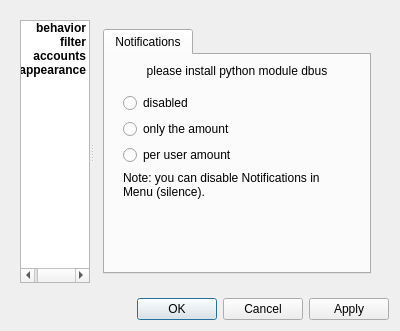
<?xml version="1.0" encoding="UTF-8"?>
<ui version="4.0">
 <class>Form</class>
 <widget class="QWidget" name="Form">
  <property name="geometry">
   <rect>
    <x>0</x>
    <y>0</y>
    <width>400</width>
    <height>331</height>
   </rect>
  </property>
  <property name="windowTitle">
   <string>Form</string>
  </property>
  <layout class="QVBoxLayout" name="verticalLayout">
   <item>
    <widget class="QWidget" name="widget" native="true">
     <property name="sizePolicy">
      <sizepolicy hsizetype="Expanding" vsizetype="Preferred">
       <horstretch>0</horstretch>
       <verstretch>0</verstretch>
      </sizepolicy>
     </property>
     <layout class="QHBoxLayout" name="horizontalLayout">
      <item>
       <widget class="QSplitter" name="splitter">
        <property name="orientation">
         <enum>Qt::Horizontal</enum>
        </property>
        <widget class="QListWidget" name="listWidget">
         <property name="sizePolicy">
          <sizepolicy hsizetype="Preferred" vsizetype="Preferred">
           <horstretch>1</horstretch>
           <verstretch>0</verstretch>
          </sizepolicy>
         </property>
         <property name="maximumSize">
          <size>
           <width>16777215</width>
           <height>16777215</height>
          </size>
         </property>
         <property name="font">
          <font>
           <weight>75</weight>
           <bold>true</bold>
          </font>
         </property>
         <property name="layoutDirection">
          <enum>Qt::RightToLeft</enum>
         </property>
         <property name="styleSheet">
          <string notr="true"/>
         </property>
         <property name="frameShape">
          <enum>QFrame::StyledPanel</enum>
         </property>
         <property name="frameShadow">
          <enum>QFrame::Sunken</enum>
         </property>
         <property name="editTriggers">
          <set>QAbstractItemView::NoEditTriggers</set>
         </property>
         <property name="showDropIndicator" stdset="0">
          <bool>false</bool>
         </property>
         <property name="selectionBehavior">
          <enum>QAbstractItemView::SelectRows</enum>
         </property>
         <property name="layoutMode">
          <enum>QListView::SinglePass</enum>
         </property>
         <property name="spacing">
          <number>0</number>
         </property>
         <property name="viewMode">
          <enum>QListView::ListMode</enum>
         </property>
         <property name="currentRow">
          <number>-1</number>
         </property>
         <item>
          <property name="text">
           <string>behavior</string>
          </property>
         </item>
         <item>
          <property name="text">
           <string>filter</string>
          </property>
         </item>
         <item>
          <property name="text">
           <string>accounts</string>
          </property>
         </item>
         <item>
          <property name="text">
           <string>appearance</string>
          </property>
         </item>
        </widget>
        <widget class="QStackedWidget" name="stackedWidget">
         <property name="sizePolicy">
          <sizepolicy hsizetype="Expanding" vsizetype="Expanding">
           <horstretch>0</horstretch>
           <verstretch>0</verstretch>
          </sizepolicy>
         </property>
         <property name="currentIndex">
          <number>0</number>
         </property>
         <widget class="QWidget" name="page">
          <layout class="QHBoxLayout" name="horizontalLayout_3">
           <item>
            <widget class="QTabWidget" name="tabWidget">
             <property name="autoFillBackground">
              <bool>false</bool>
             </property>
             <property name="currentIndex">
              <number>0</number>
             </property>
             <widget class="QWidget" name="tab">
              <attribute name="title">
               <string>Notifications</string>
              </attribute>
              <layout class="QVBoxLayout" name="verticalLayout_9">
               <item>
                <widget class="QLabel" name="notinstalledLabel">
                 <property name="text">
                  <string>please install python module dbus</string>
                 </property>
                 <property name="alignment">
                  <set>Qt::AlignCenter</set>
                 </property>
                 <property name="wordWrap">
                  <bool>true</bool>
                 </property>
                </widget>
               </item>
               <item>
                <widget class="QWidget" name="notificationSettings" native="true">
                 <layout class="QVBoxLayout" name="verticalLayout_12">
                  <item>
                   <layout class="QVBoxLayout" name="verticalLayout_11">
                    <item>
                     <widget class="QRadioButton" name="notif_disabledButton">
                      <property name="text">
                       <string>disabled</string>
                      </property>
                     </widget>
                    </item>
                    <item>
                     <widget class="QRadioButton" name="notif_amountButton">
                      <property name="text">
                       <string>only the amount</string>
                      </property>
                     </widget>
                    </item>
                    <item>
                     <widget class="QRadioButton" name="notif_userButton">
                      <property name="text">
                       <string>per user amount</string>
                      </property>
                     </widget>
                    </item>
                    <item>
                     <widget class="QLabel" name="label_7">
                      <property name="text">
                       <string>Note: you can disable Notifications in Menu (silence).</string>
                      </property>
                      <property name="wordWrap">
                       <bool>true</bool>
                      </property>
                     </widget>
                    </item>
                    <item>
                     <spacer name="verticalSpacer">
                      <property name="orientation">
                       <enum>Qt::Vertical</enum>
                      </property>
                      <property name="sizeHint" stdset="0">
                       <size>
                        <width>20</width>
                        <height>40</height>
                       </size>
                      </property>
                     </spacer>
                    </item>
                   </layout>
                  </item>
                 </layout>
                </widget>
               </item>
              </layout>
             </widget>
            </widget>
           </item>
          </layout>
         </widget>
         <widget class="QWidget" name="page_4">
          <layout class="QHBoxLayout" name="horizontalLayout_8">
           <item>
            <widget class="QTabWidget" name="filtertabWidget">
             <property name="layoutDirection">
              <enum>Qt::LeftToRight</enum>
             </property>
             <property name="currentIndex">
              <number>0</number>
             </property>
             <widget class="QWidget" name="tab_2">
              <attribute name="title">
               <string>current</string>
              </attribute>
              <layout class="QVBoxLayout" name="verticalLayout_6">
               <item>
                <widget class="QLabel" name="label_6">
                 <property name="text">
                  <string>DragnDrop for changing filters order.</string>
                 </property>
                </widget>
               </item>
               <item>
                <widget class="QListWidget" name="filterList">
                 <property name="editTriggers">
                  <set>QAbstractItemView::NoEditTriggers</set>
                 </property>
                 <property name="dragEnabled">
                  <bool>false</bool>
                 </property>
                 <property name="dragDropMode">
                  <enum>QAbstractItemView::InternalMove</enum>
                 </property>
                </widget>
               </item>
               <item>
                <layout class="QHBoxLayout" name="horizontalLayout_9">
                 <item>
                  <widget class="QPushButton" name="updatefilterButton">
                   <property name="text">
                    <string>update</string>
                   </property>
                  </widget>
                 </item>
                 <item>
                  <spacer name="horizontalSpacer_2">
                   <property name="orientation">
                    <enum>Qt::Horizontal</enum>
                   </property>
                   <property name="sizeHint" stdset="0">
                    <size>
                     <width>40</width>
                     <height>20</height>
                    </size>
                   </property>
                  </spacer>
                 </item>
                 <item>
                  <widget class="QPushButton" name="removefilterButton">
                   <property name="text">
                    <string>remove</string>
                   </property>
                  </widget>
                 </item>
                </layout>
               </item>
              </layout>
             </widget>
             <widget class="QWidget" name="tab_6">
              <attribute name="title">
               <string>new</string>
              </attribute>
              <layout class="QVBoxLayout" name="verticalLayout_7">
               <item>
                <widget class="QComboBox" name="filtersComboBox_new"/>
               </item>
               <item>
                <widget class="QTableWidget" name="configTable">
                 <property name="editTriggers">
                  <set>QAbstractItemView::AnyKeyPressed|QAbstractItemView::DoubleClicked|QAbstractItemView::EditKeyPressed|QAbstractItemView::SelectedClicked</set>
                 </property>
                 <property name="rowCount">
                  <number>0</number>
                 </property>
                 <attribute name="horizontalHeaderVisible">
                  <bool>false</bool>
                 </attribute>
                 <attribute name="horizontalHeaderHighlightSections">
                  <bool>true</bool>
                 </attribute>
                 <attribute name="horizontalHeaderStretchLastSection">
                  <bool>true</bool>
                 </attribute>
                 <attribute name="verticalHeaderVisible">
                  <bool>false</bool>
                 </attribute>
                 <attribute name="verticalHeaderDefaultSectionSize">
                  <number>14</number>
                 </attribute>
                 <attribute name="verticalHeaderMinimumSectionSize">
                  <number>10</number>
                 </attribute>
                 <attribute name="verticalHeaderVisible">
                  <bool>false</bool>
                 </attribute>
                 <attribute name="verticalHeaderDefaultSectionSize">
                  <number>14</number>
                 </attribute>
                 <attribute name="horizontalHeaderStretchLastSection">
                  <bool>true</bool>
                 </attribute>
                 <attribute name="horizontalHeaderVisible">
                  <bool>false</bool>
                 </attribute>
                 <attribute name="verticalHeaderMinimumSectionSize">
                  <number>10</number>
                 </attribute>
                 <attribute name="horizontalHeaderHighlightSections">
                  <bool>true</bool>
                 </attribute>
                 <column>
                  <property name="text">
                   <string>key</string>
                  </property>
                 </column>
                 <column>
                  <property name="text">
                   <string>value</string>
                  </property>
                 </column>
                </widget>
               </item>
               <item>
                <layout class="QHBoxLayout" name="horizontalLayout_10">
                 <item>
                  <widget class="QPushButton" name="addfilterButton">
                   <property name="text">
                    <string>add</string>
                   </property>
                  </widget>
                 </item>
                 <item>
                  <spacer name="horizontalSpacer_3">
                   <property name="orientation">
                    <enum>Qt::Horizontal</enum>
                   </property>
                   <property name="sizeHint" stdset="0">
                    <size>
                     <width>40</width>
                     <height>20</height>
                    </size>
                   </property>
                  </spacer>
                 </item>
                </layout>
               </item>
              </layout>
             </widget>
             <widget class="QWidget" name="tab_7">
              <attribute name="title">
               <string>installed</string>
              </attribute>
              <layout class="QVBoxLayout" name="verticalLayout_8">
               <item>
                <widget class="QComboBox" name="filtersComboBox"/>
               </item>
               <item>
                <widget class="QTextEdit" name="descriptionText">
                 <property name="readOnly">
                  <bool>true</bool>
                 </property>
                </widget>
               </item>
              </layout>
             </widget>
            </widget>
           </item>
          </layout>
         </widget>
         <widget class="QWidget" name="page_2">
          <layout class="QHBoxLayout" name="horizontalLayout_4">
           <item>
            <widget class="QTabWidget" name="accountsTabWidget">
             <property name="currentIndex">
              <number>0</number>
             </property>
             <property name="documentMode">
              <bool>false</bool>
             </property>
             <widget class="QWidget" name="tab_3">
              <attribute name="title">
               <string>Identi.ca</string>
              </attribute>
              <layout class="QVBoxLayout" name="verticalLayout_2">
               <item>
                <layout class="QHBoxLayout" name="horizontalLayout_5">
                 <item>
                  <widget class="QLabel" name="label">
                   <property name="text">
                    <string>identicaid</string>
                   </property>
                   <property name="buddy">
                    <cstring>identicaidEdit</cstring>
                   </property>
                  </widget>
                 </item>
                 <item>
                  <widget class="QLineEdit" name="identicaidEdit"/>
                 </item>
                </layout>
               </item>
               <item>
                <spacer name="verticalSpacer_3">
                 <property name="orientation">
                  <enum>Qt::Vertical</enum>
                 </property>
                 <property name="sizeHint" stdset="0">
                  <size>
                   <width>20</width>
                   <height>40</height>
                  </size>
                 </property>
                </spacer>
               </item>
              </layout>
             </widget>
             <widget class="QWidget" name="tab_4">
              <attribute name="title">
               <string>Twitter</string>
              </attribute>
              <layout class="QVBoxLayout" name="verticalLayout_3">
               <item>
                <layout class="QHBoxLayout" name="horizontalLayout_6">
                 <item>
                  <widget class="QLabel" name="label_2">
                   <property name="text">
                    <string>twitterid</string>
                   </property>
                   <property name="buddy">
                    <cstring>twitteridEdit</cstring>
                   </property>
                  </widget>
                 </item>
                 <item>
                  <widget class="QLineEdit" name="twitteridEdit"/>
                 </item>
                </layout>
               </item>
               <item>
                <spacer name="verticalSpacer_4">
                 <property name="orientation">
                  <enum>Qt::Vertical</enum>
                 </property>
                 <property name="sizeHint" stdset="0">
                  <size>
                   <width>20</width>
                   <height>40</height>
                  </size>
                 </property>
                </spacer>
               </item>
              </layout>
             </widget>
            </widget>
           </item>
          </layout>
         </widget>
         <widget class="QWidget" name="page_3">
          <layout class="QHBoxLayout" name="horizontalLayout_7">
           <item>
            <widget class="QTabWidget" name="tabWidget_2">
             <property name="currentIndex">
              <number>0</number>
             </property>
             <widget class="QWidget" name="tab_8">
              <attribute name="title">
               <string>color</string>
              </attribute>
              <layout class="QVBoxLayout" name="verticalLayout_10">
               <item>
                <widget class="QLabel" name="label_5">
                 <property name="text">
                  <string>Messages:</string>
                 </property>
                </widget>
               </item>
               <item>
                <layout class="QHBoxLayout" name="horizontalLayout_11">
                 <item>
                  <widget class="QLabel" name="label_3">
                   <property name="text">
                    <string>foreground</string>
                   </property>
                  </widget>
                 </item>
                 <item>
                  <widget class="QPushButton" name="fgcolorButton">
                   <property name="autoFillBackground">
                    <bool>false</bool>
                   </property>
                   <property name="text">
                    <string/>
                   </property>
                  </widget>
                 </item>
                </layout>
               </item>
               <item>
                <layout class="QHBoxLayout" name="horizontalLayout_12">
                 <item>
                  <widget class="QLabel" name="label_4">
                   <property name="text">
                    <string>background</string>
                   </property>
                   <property name="scaledContents">
                    <bool>false</bool>
                   </property>
                  </widget>
                 </item>
                 <item>
                  <widget class="QPushButton" name="bgcolorButton">
                   <property name="text">
                    <string/>
                   </property>
                  </widget>
                 </item>
                </layout>
               </item>
               <item>
                <spacer name="verticalSpacer_5">
                 <property name="orientation">
                  <enum>Qt::Vertical</enum>
                 </property>
                 <property name="sizeHint" stdset="0">
                  <size>
                   <width>20</width>
                   <height>40</height>
                  </size>
                 </property>
                </spacer>
               </item>
               <item>
                <layout class="QHBoxLayout" name="horizontalLayout_13">
                 <item>
                  <spacer name="horizontalSpacer_4">
                   <property name="orientation">
                    <enum>Qt::Horizontal</enum>
                   </property>
                   <property name="sizeHint" stdset="0">
                    <size>
                     <width>40</width>
                     <height>20</height>
                    </size>
                   </property>
                  </spacer>
                 </item>
                 <item>
                  <widget class="QPushButton" name="resetcolorButton">
                   <property name="text">
                    <string>reset</string>
                   </property>
                  </widget>
                 </item>
                </layout>
               </item>
              </layout>
             </widget>
             <widget class="QWidget" name="tab_5">
              <attribute name="title">
               <string>logo</string>
              </attribute>
              <layout class="QVBoxLayout" name="verticalLayout_4">
               <item>
                <layout class="QVBoxLayout" name="verticalLayout_5">
                 <item>
                  <widget class="QRadioButton" name="darkradioButton">
                   <property name="text">
                    <string>dark</string>
                   </property>
                   <property name="checked">
                    <bool>true</bool>
                   </property>
                  </widget>
                 </item>
                 <item>
                  <widget class="QRadioButton" name="lightradioButton">
                   <property name="text">
                    <string>light</string>
                   </property>
                   <property name="checked">
                    <bool>false</bool>
                   </property>
                  </widget>
                 </item>
                </layout>
               </item>
               <item>
                <spacer name="verticalSpacer_2">
                 <property name="orientation">
                  <enum>Qt::Vertical</enum>
                 </property>
                 <property name="sizeHint" stdset="0">
                  <size>
                   <width>20</width>
                   <height>40</height>
                  </size>
                 </property>
                </spacer>
               </item>
              </layout>
             </widget>
            </widget>
           </item>
          </layout>
         </widget>
        </widget>
       </widget>
      </item>
     </layout>
    </widget>
   </item>
   <item>
    <layout class="QHBoxLayout" name="horizontalLayout_2">
     <property name="topMargin">
      <number>0</number>
     </property>
     <item>
      <spacer name="horizontalSpacer">
       <property name="orientation">
        <enum>Qt::Horizontal</enum>
       </property>
       <property name="sizeHint" stdset="0">
        <size>
         <width>40</width>
         <height>20</height>
        </size>
       </property>
      </spacer>
     </item>
     <item>
      <widget class="QDialogButtonBox" name="buttonBox">
       <property name="standardButtons">
        <set>QDialogButtonBox::Apply|QDialogButtonBox::Cancel|QDialogButtonBox::Ok</set>
       </property>
      </widget>
     </item>
    </layout>
   </item>
  </layout>
 </widget>
 <resources/>
 <connections/>
</ui>
